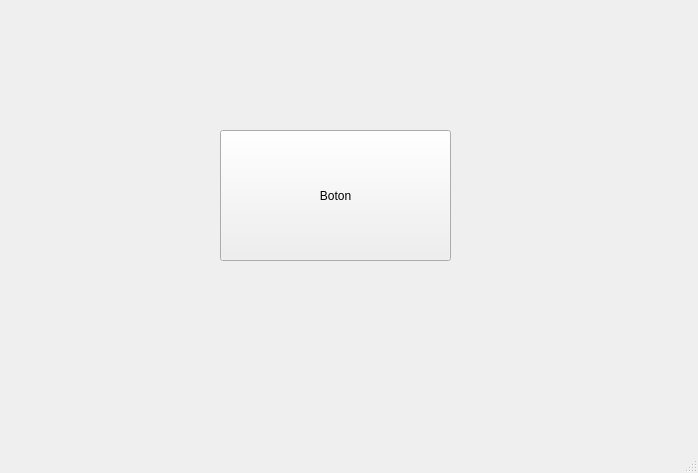
<?xml version="1.0" encoding="UTF-8"?>
<ui version="4.0">
 <class>MainWindow</class>
 <widget class="QMainWindow" name="MainWindow">
  <property name="geometry">
   <rect>
    <x>0</x>
    <y>0</y>
    <width>698</width>
    <height>473</height>
   </rect>
  </property>
  <property name="windowTitle">
   <string>MainWindow</string>
  </property>
  <widget class="QWidget" name="centralwidget">
   <widget class="QPushButton" name="pushButton">
    <property name="geometry">
     <rect>
      <x>220</x>
      <y>130</y>
      <width>231</width>
      <height>131</height>
     </rect>
    </property>
    <property name="maximumSize">
     <size>
      <width>500</width>
      <height>16777215</height>
     </size>
    </property>
    <property name="text">
     <string>Boton</string>
    </property>
   </widget>
  </widget>
  <widget class="QMenuBar" name="menubar">
   <property name="geometry">
    <rect>
     <x>0</x>
     <y>0</y>
     <width>698</width>
     <height>18</height>
    </rect>
   </property>
  </widget>
  <widget class="QStatusBar" name="statusbar"/>
 </widget>
 <resources/>
 <connections/>
</ui>
